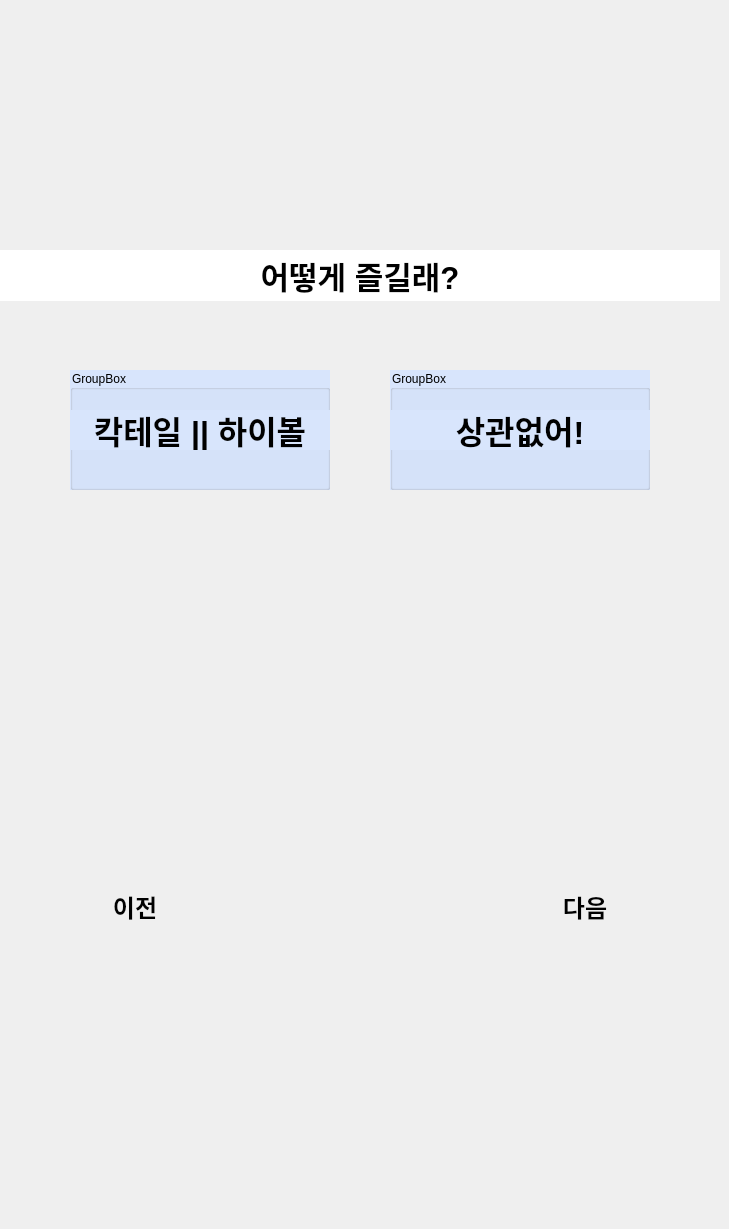
   <widget class="QWidget" name="page_7">
    <widget class="QLabel" name="p7_background_image_label">
     <property name="geometry">
      <rect>
       <x>0</x>
       <y>0</y>
       <width>720</width>
       <height>1220</height>
      </rect>
     </property>
     <property name="styleSheet">
      <string notr="true"/>
     </property>
     <property name="text">
      <string/>
     </property>
     <property name="pixmap">
      <pixmap>source/background_720.png</pixmap>
     </property>
    </widget>
    <widget class="QLabel" name="p7_home_image_label">
     <property name="geometry">
      <rect>
       <x>10</x>
       <y>10</y>
       <width>50</width>
       <height>50</height>
      </rect>
     </property>
     <property name="text">
      <string/>
     </property>
     <property name="pixmap">
      <pixmap>source/home_50.png</pixmap>
     </property>
    </widget>
    <widget class="QPushButton" name="p7_home_button">
     <property name="geometry">
      <rect>
       <x>10</x>
       <y>10</y>
       <width>50</width>
       <height>50</height>
      </rect>
     </property>
     <property name="text">
      <string/>
     </property>
     <property name="flat">
      <bool>true</bool>
     </property>
    </widget>
    <widget class="QLabel" name="p7_question_label">
     <property name="geometry">
      <rect>
       <x>0</x>
       <y>250</y>
       <width>720</width>
       <height>51</height>
      </rect>
     </property>
     <property name="font">
      <font>
       <pointsize>23</pointsize>
       <bold>true</bold>
      </font>
     </property>
     <property name="styleSheet">
      <string notr="true">background-color: rgb(255, 255, 255);</string>
     </property>
     <property name="text">
      <string>어떻게 즐길래?</string>
     </property>
     <property name="alignment">
      <set>Qt::AlignCenter</set>
     </property>
    </widget>
    <widget class="QGroupBox" name="p7_option1_groupBox">
     <property name="geometry">
      <rect>
       <x>70</x>
       <y>370</y>
       <width>260</width>
       <height>120</height>
      </rect>
     </property>
     <property name="styleSheet">
      <string notr="true">background-color: rgb(216, 229, 252);</string>
     </property>
     <property name="title">
      <string>GroupBox</string>
     </property>
     <widget class="QPushButton" name="p7_option1_pushButton">
      <property name="enabled">
       <bool>true</bool>
      </property>
      <property name="geometry">
       <rect>
        <x>0</x>
        <y>0</y>
        <width>260</width>
        <height>120</height>
       </rect>
      </property>
      <property name="focusPolicy">
       <enum>Qt::StrongFocus</enum>
      </property>
      <property name="contextMenuPolicy">
       <enum>Qt::DefaultContextMenu</enum>
      </property>
      <property name="styleSheet">
       <string notr="true"/>
      </property>
      <property name="text">
       <string/>
      </property>
      <property name="autoRepeat">
       <bool>false</bool>
      </property>
      <property name="autoExclusive">
       <bool>false</bool>
      </property>
      <property name="autoDefault">
       <bool>false</bool>
      </property>
      <property name="default">
       <bool>false</bool>
      </property>
      <property name="flat">
       <bool>true</bool>
      </property>
     </widget>
     <widget class="QLabel" name="p7_option1_label">
      <property name="geometry">
       <rect>
        <x>0</x>
        <y>40</y>
        <width>260</width>
        <height>40</height>
       </rect>
      </property>
      <property name="font">
       <font>
        <pointsize>24</pointsize>
        <bold>true</bold>
       </font>
      </property>
      <property name="text">
       <string>칵테일 || 하이볼</string>
      </property>
      <property name="alignment">
       <set>Qt::AlignCenter</set>
      </property>
     </widget>
     <zorder>p7_option1_label</zorder>
     <zorder>p7_option1_pushButton</zorder>
    </widget>
    <widget class="QGroupBox" name="p7_option2_groupBox">
     <property name="geometry">
      <rect>
       <x>390</x>
       <y>370</y>
       <width>260</width>
       <height>120</height>
      </rect>
     </property>
     <property name="styleSheet">
      <string notr="true">background-color: rgb(216, 229, 252);</string>
     </property>
     <property name="title">
      <string>GroupBox</string>
     </property>
     <widget class="QPushButton" name="p7_option2_pushButton">
      <property name="enabled">
       <bool>true</bool>
      </property>
      <property name="geometry">
       <rect>
        <x>0</x>
        <y>0</y>
        <width>260</width>
        <height>120</height>
       </rect>
      </property>
      <property name="focusPolicy">
       <enum>Qt::StrongFocus</enum>
      </property>
      <property name="contextMenuPolicy">
       <enum>Qt::DefaultContextMenu</enum>
      </property>
      <property name="styleSheet">
       <string notr="true"/>
      </property>
      <property name="text">
       <string/>
      </property>
      <property name="autoRepeat">
       <bool>false</bool>
      </property>
      <property name="autoExclusive">
       <bool>false</bool>
      </property>
      <property name="autoDefault">
       <bool>false</bool>
      </property>
      <property name="default">
       <bool>false</bool>
      </property>
      <property name="flat">
       <bool>true</bool>
      </property>
     </widget>
     <widget class="QLabel" name="p7_option2_label">
      <property name="geometry">
       <rect>
        <x>0</x>
        <y>40</y>
        <width>260</width>
        <height>40</height>
       </rect>
      </property>
      <property name="font">
       <font>
        <pointsize>24</pointsize>
        <bold>true</bold>
       </font>
      </property>
      <property name="text">
       <string>상관없어!</string>
      </property>
      <property name="alignment">
       <set>Qt::AlignCenter</set>
      </property>
     </widget>
     <zorder>p7_option2_label</zorder>
     <zorder>p7_option2_pushButton</zorder>
    </widget>
    <widget class="QLabel" name="p7_next_page_image_label">
     <property name="geometry">
      <rect>
       <x>440</x>
       <y>780</y>
       <width>280</width>
       <height>256</height>
      </rect>
     </property>
     <property name="text">
      <string/>
     </property>
     <property name="pixmap">
      <pixmap>source/button.png</pixmap>
     </property>
    </widget>
    <widget class="QPushButton" name="p7_next_page_button">
     <property name="geometry">
      <rect>
       <x>500</x>
       <y>840</y>
       <width>170</width>
       <height>160</height>
      </rect>
     </property>
     <property name="font">
      <font>
       <pointsize>18</pointsize>
       <bold>true</bold>
      </font>
     </property>
     <property name="text">
      <string>다음
</string>
     </property>
     <property name="flat">
      <bool>true</bool>
     </property>
    </widget>
    <widget class="QLabel" name="p7_past_page_image_label">
     <property name="geometry">
      <rect>
       <x>0</x>
       <y>780</y>
       <width>280</width>
       <height>256</height>
      </rect>
     </property>
     <property name="text">
      <string/>
     </property>
     <property name="pixmap">
      <pixmap>source/button_back.png</pixmap>
     </property>
    </widget>
    <widget class="QPushButton" name="p7_past_page_button">
     <property name="geometry">
      <rect>
       <x>50</x>
       <y>840</y>
       <width>170</width>
       <height>160</height>
      </rect>
     </property>
     <property name="font">
      <font>
       <pointsize>18</pointsize>
       <bold>true</bold>
      </font>
     </property>
     <property name="text">
      <string>이전
</string>
     </property>
     <property name="flat">
      <bool>true</bool>
     </property>
    </widget>
   </widget>
